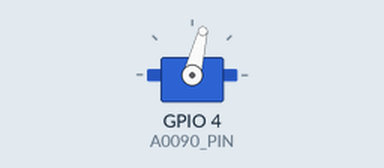
This sketch was run on a simulated ESP32-C3. Shown: servo.

Above: at 0.0 s.
At 7.5 s:
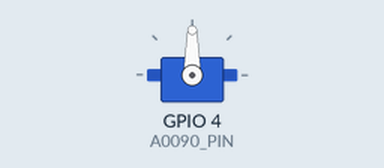
At 37.6 s:
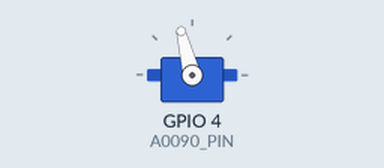
Timing chart, 0 to 39.1 s (numbered marks = the images above):
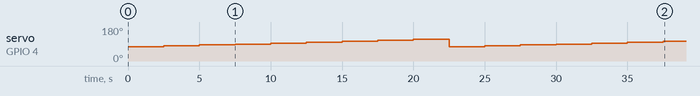

The sketch:

esp32c3_a0090_servo_neutral_sweep.ino
```cpp
#include <ESP32Servo.h>

// ESP32-C3: use GPIO numbers, not board labels.
static constexpr int A0090_PIN = 4;
// static constexpr int A0090_PIN = 5;

static constexpr int SERVO_MIN_US = 500;
static constexpr int SERVO_MAX_US = 2400;
static constexpr int STEP_HOLD_MS = 2500;

Servo a0090;

static void holdPulse(int pulseUs) {
  a0090.writeMicroseconds(pulseUs);
  delay(STEP_HOLD_MS);
}

void setup() {
  Serial.begin(115200);
  a0090.setPeriodHertz(50);
  a0090.attach(A0090_PIN, SERVO_MIN_US, SERVO_MAX_US);
}

void loop() {
  // For a continuous rotation servo, one of these values may stop or nearly
  // stop the output shaft. If every value rotates the same direction, suspect
  // signal wiring, board/pin selection, or servo damage.
  holdPulse(1300);
  holdPulse(1350);
  holdPulse(1400);
  holdPulse(1450);
  holdPulse(1500);
  holdPulse(1550);
  holdPulse(1600);
  holdPulse(1650);
  holdPulse(1700);
}
```

Measured:
- by itself, servo on GPIO 4 (A0090_PIN): 76° → 81° at 2.5 s, → 85° 2.5 s later, → 90° 2.5 s later, → 95° 2.5 s later, … (15 changes in this stretch)
